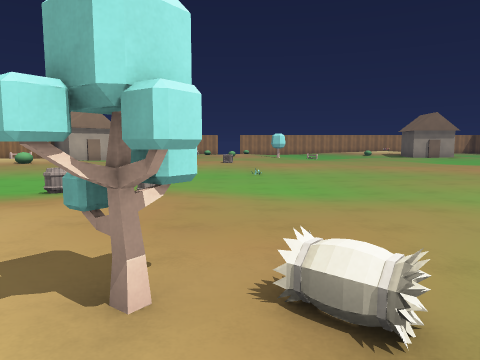
view 1 (above)

21 first-person views from a walk through a level from a Godot 3-D game. The camera is 1.5 m above the floor, tilts 6° down and sees 70° across. The floor is counted in squares, 2 m on a side. Each view is taken from the middle of a square. On the plan, view 1 faces up. The plan holds only what a view shows up to about 11 squares ahead; the rest is blank. Surface patterns are stand-ins for the level's own textures.

view 2
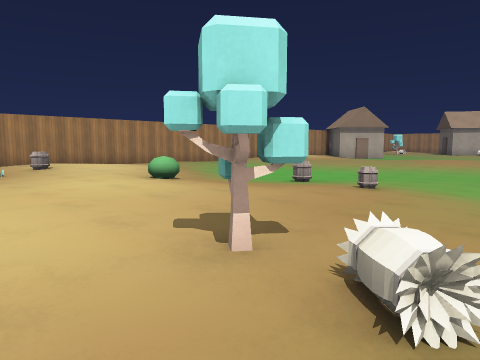

view 3
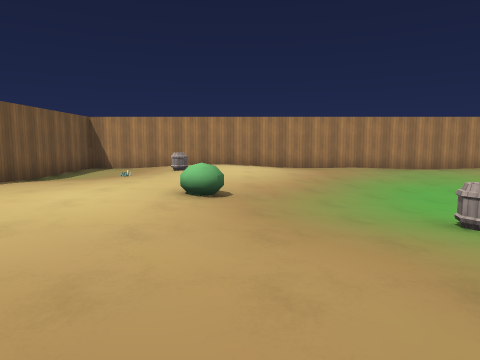

view 4
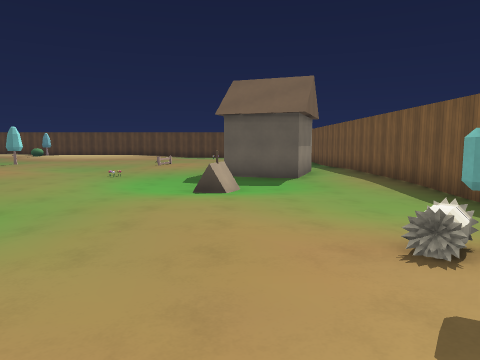

view 5
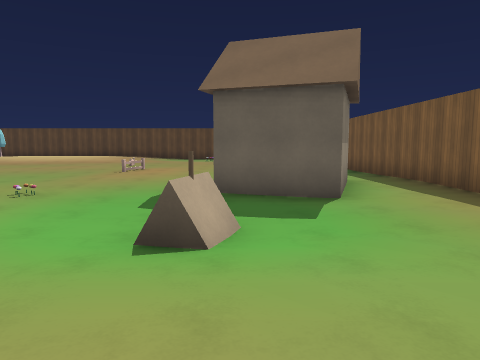

view 6
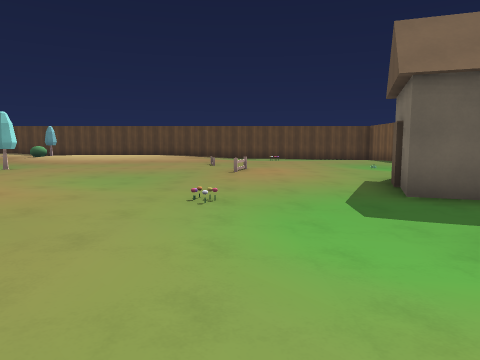

view 7
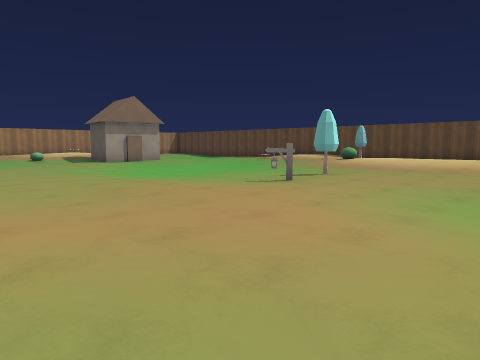

view 8
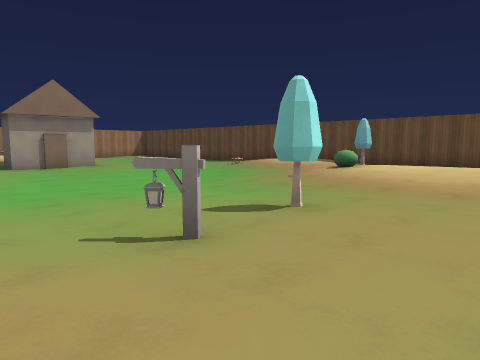

view 9
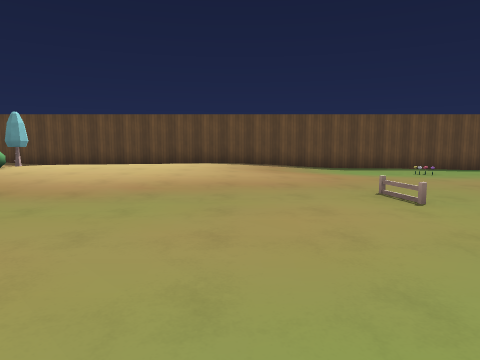

view 10
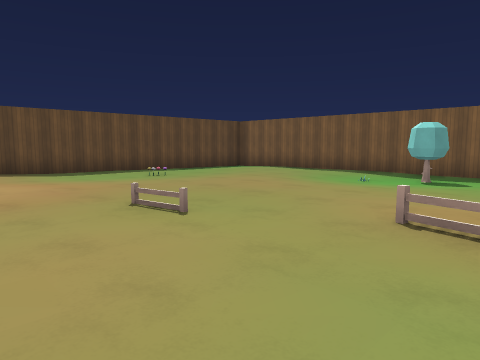

view 11
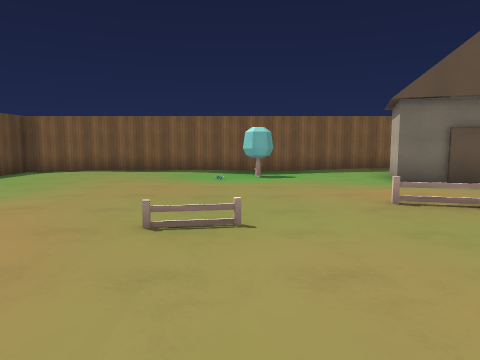

view 12
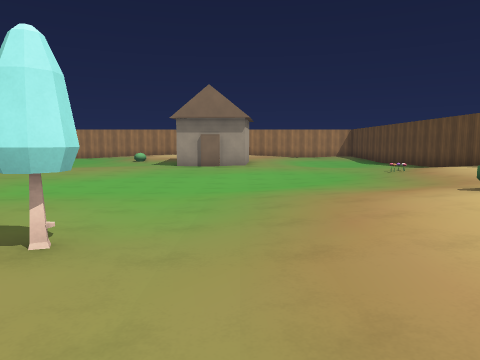

view 13
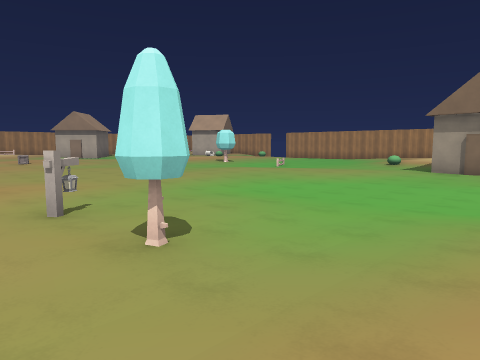

view 14
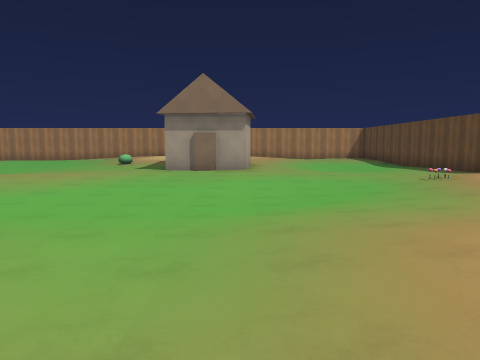

view 15
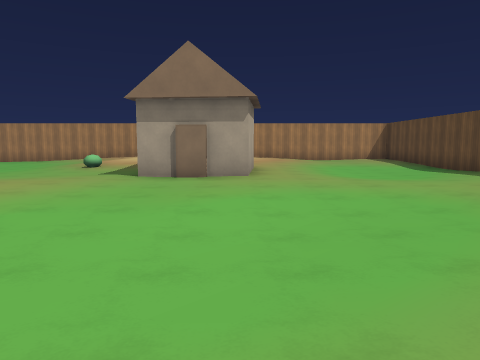

view 16
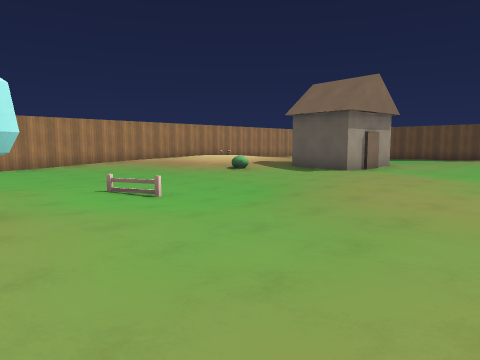

view 17
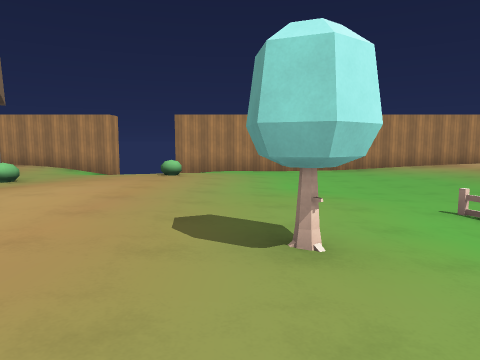

view 18
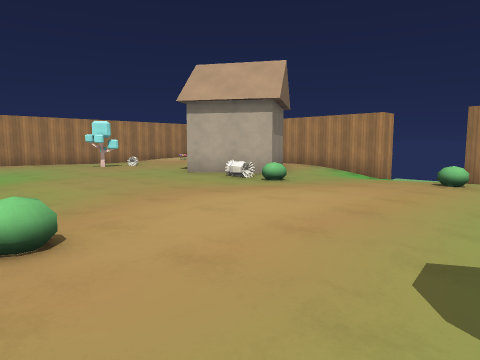

view 19
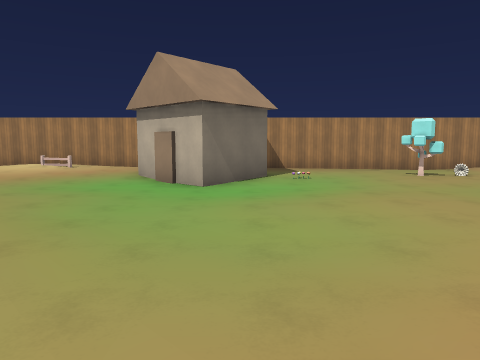

view 20
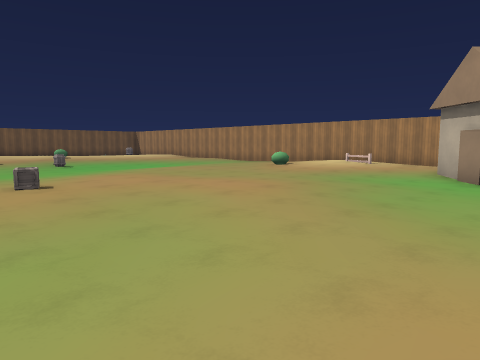

view 21
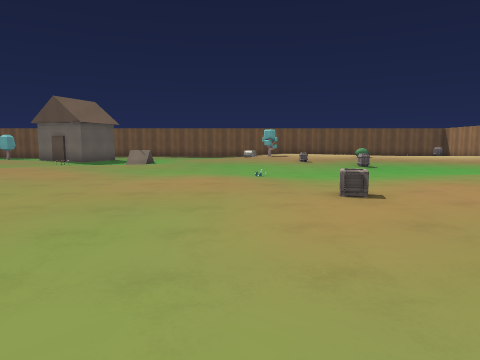

### Floor plan
Key: @ floor where view 1 was taken; # wall or solid block; . main floor; : floor 0.25 m higher than the main floor; - floor 0.25 m lower than the main floor; + floor 0.5 m higher than the main floor; / step, stairs or slope; = window, fence, low wall or low ledge; B barrel; T tree; H house; F fence; P pine tree; L lamp; C crate; O other object.
Columns run from 11 left of view 1 to 21 right of it. Each row starts with its distance up from view 1.
 31       ###/ ##########
 30        ://  /----..::
 29       #://  ..----..
 28 #:    ##......-----/
 27 #..:..##..::.//----//
 26 #.TT:.....::./-----.///   ./----#
 25 #.T::....:::...-----O..  #./----#
 24 #:.....::::::..-F---...###..---.#
 23 #:.......::::TT-----...###..--..#
 22 #:........:::T.----.............#
 21   ##-.....:::...-......-........#
 20   ##-..................------///#
 19   #--....:............-------//+
 18 #:/.....::....... ...-------///+
 17 #://...::......   ...------.//:
 16 #=:::..:::::... .....-----../:::#
 15 #F::::.:::C:............-..//# :#
 14 #+  ::..:::::::.........../:++  #
 13      :..::..:::....:...PP./:++  #
 12       :......:.::::::.LPP.::+++ #
 11 #.  ............::::::::..::+++ #
 10 #....//.----.....:::......:::++:#
  9 #...-------.......:.....:.::::::#
  8 #...-----...............::::::::#
  7 #:://--B....-......O.....//::...#
  6 #::////..B......./...::F...:....#
  5 #::://///::.....---...:::.::....#
  4 #++++://::::::..OO--......::....#
  3 #+B+++++::::::../O-HH...........#
  2 #:::::+++:TT:...---HHH..........#
  1 #::::::+++T:...../..HH..TT......#
  0 #::.:::  ++@............T-......#
 -1 #####         ###################

Where each view was taken, in squares from view 1:
view 1: 0 up, 0 right, facing up
view 2: 0 up, 1 right, facing up-left
view 3: 4 up, 0 right, facing left
view 4: 3 up, 2 left, facing right
view 5: 3 up, 2 right, facing right
view 6: 6 up, 3 right, facing right
view 7: 8 up, 5 right, facing up-right
view 8: 10 up, 9 right, facing up-right
view 9: 9 up, 10 right, facing right
view 10: 9 up, 11 right, facing down-right
view 11: 10 up, 14 right, facing down
view 12: 10 up, 14 right, facing up
view 13: 11 up, 15 right, facing up-left
view 14: 12 up, 14 right, facing up
view 15: 15 up, 14 right, facing up
view 16: 18 up, 2 right, facing up-right
view 17: 20 up, 2 right, facing up
view 18: 21 up, 2 right, facing up-left
view 19: 21 up, 0 right, facing left
view 20: 21 up, 1 right, facing down-left
view 21: 19 up, 1 right, facing down
